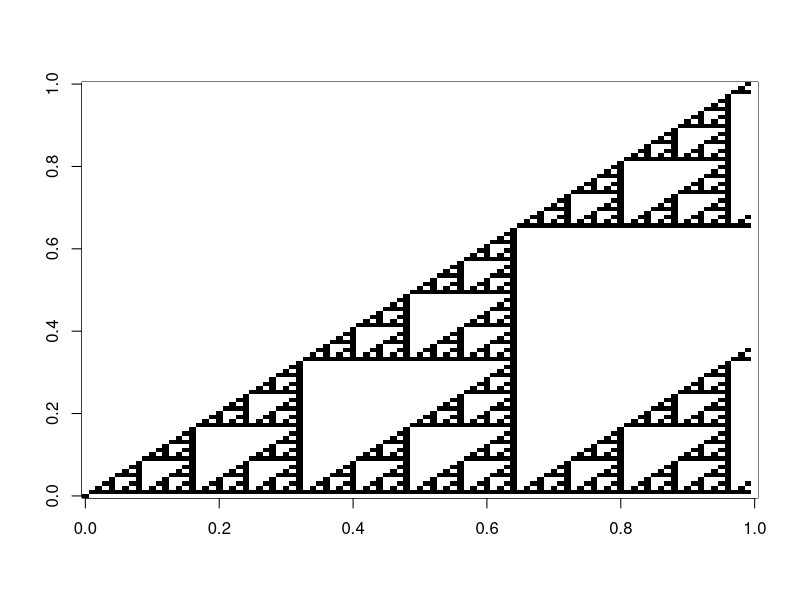

This chart was generated by the following R code:
# Created on 
# Course work: 
# @author: Vedha
# Source:
    # https://github.com/dmackinnon1/r_examples/blob/master/simple/pascal.r


#Pascal Triangle, displayed modulo some number (mod)

# Choose a size for the triangle, from 3 to 500-ish 

size <- 100

# Display modulo some other number, this will cause different
# triangle patterns. 2 works well, try also 7, 11 and 118 

mod <- 2

# Create an array of zeros

Pascal  <- rep(0,size)
for ( i in 1:size) { 
  Pascal  <- rbind(Pascal , rep(0,size))
}

# Initialize the first cell to be 1

Pascal[1,1] <- 1

# Visit every other cell, except in first row and column
# and apply Pascal's formula to generate the value for that 

for (i in 2:size) {
  for (j in 2:size) {
    Pascal[i,j] <- (Pascal[i-1,j] + Pascal[i-1,j-1]) %% mod
  }
}

#the number of colors used is based on the mod value

image(Pascal, col=grey.colors(mod, start=1, end=0))
